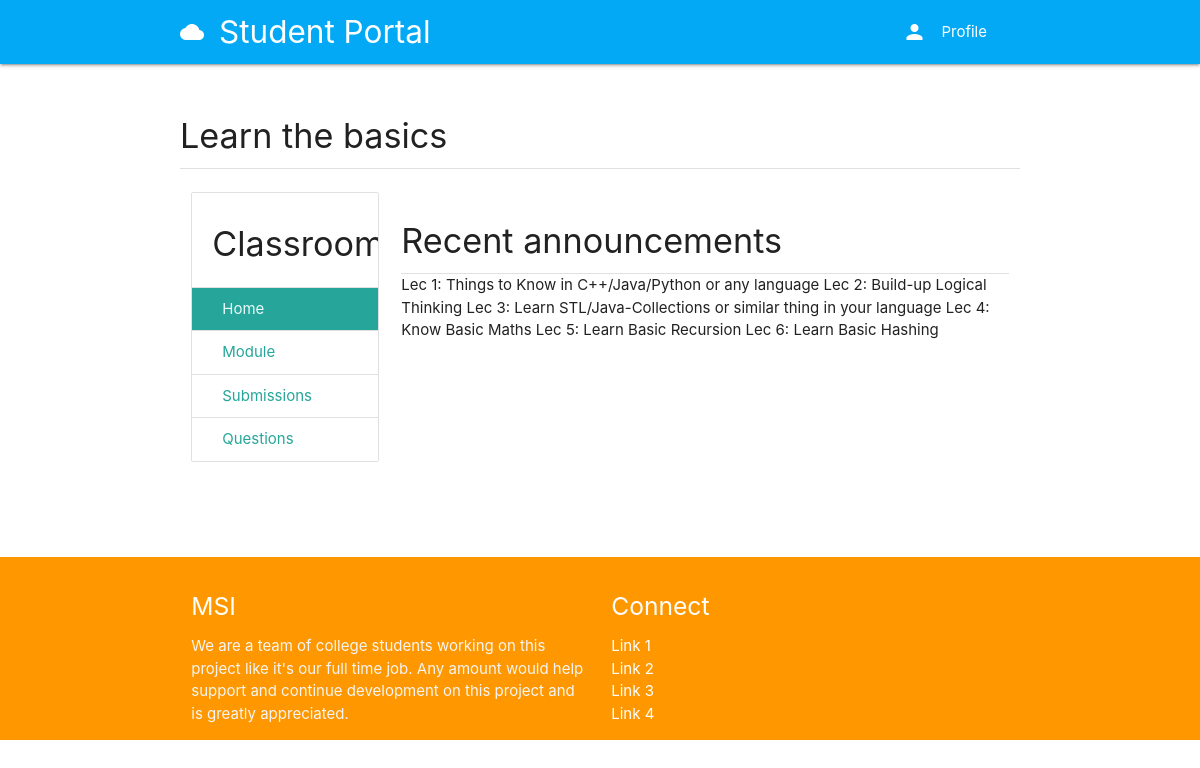
The app's page /course/e7e69d85dbf64e46bd262d721d1a9f71/ (signed in) with its own data.
### classroom/models.py (models this page shows, shortened)
class Course(models.Model):
	id = models.UUIDField(primary_key=True, default=uuid.uuid4, editable=False)
	picture = models.ImageField(upload_to=user_directory_path)
	title = models.CharField(max_length=200)
	description = models.CharField(max_length=300)
	category = models.ForeignKey(Category, on_delete=models.CASCADE)
	syllabus = RichTextField()
	user = models.ForeignKey(User, on_delete=models.CASCADE, related_name='course_owner')
	enrolled = models.ManyToManyField(User)
	modules = models.ManyToManyField(Module)
	questions = models.ManyToManyField(Question)

### classroom/views.py (the view)
# urls.py: path('<course_id>/', CourseDetail, name='course'),
@login_required
def CourseDetail(request, course_id):
	user = request.user
	course = get_object_or_404(Course, id=course_id)
	teacher_mode = False
	if user == course.user:
		teacher_mode = True
	context = {
		'course': course,
		'teacher_mode': teacher_mode,
	}
	return render(request, 'classroom/course.html', context)

### authy/views.py (called while the page is built)
def SideNavInfo(request):
	user = request.user
	nav_profile = None
	if user.is_authenticated:
		nav_profile = Profile.objects.get(user=user)
	return {'nav_profile': nav_profile}

### direct/views.py (called while the page is built)
def CheckDirects(request):
    directs_count = 0
    if request.user.is_authenticated:
        directs_count = Message.objects.filter(user=request.user, is_read=False).count()
    return {'directs_count': directs_count}

### student_portal/templates/classroom/course.html (shortened to what this page needs)
{% extends 'base.html' %}
{% load static %}
{% block content %}
<div class="section">
	<h4>{{ course.title }}</h4>
	<div class="divider"></div>
</div>
<div class="row">
<div class="col s3">
      <ul class="collection with-header">
        <li class="collection-header"><h4>Classroom</h4></li>
        <a href="{% url 'course' course.id %" class="collection-item active">Home</a>
        <a href="{% url 'modules' course.id %}" class="collection-item">Module</a>
        <a href="{% url 'submissions' course.id %}" class="collection-item">Submissions</a>
        <a href="{% url 'questions' course.id %}" class="collection-item">Questions</a>
      </ul>
</div>
<div class="col s9">
  <div class="section">
    <h4>Recent announcements</h4>
    <div class="divider"></div>
    {{ course.syllabus | safe }}
  </div>
</div>
</div>
{% endblock %}

### records on screen
Course: title "Learn the basics", syllabus "Lec 1: Things to Know in C++/Java/Python or any language Lec 2: Build-up Logical Thinking Lec 3: Learn STL/Java-Collections or similar thing in your language Lec 4: Know Basic Maths Lec 5: Learn Basic Recursion Lec 6: Learn Basic Hashing"
